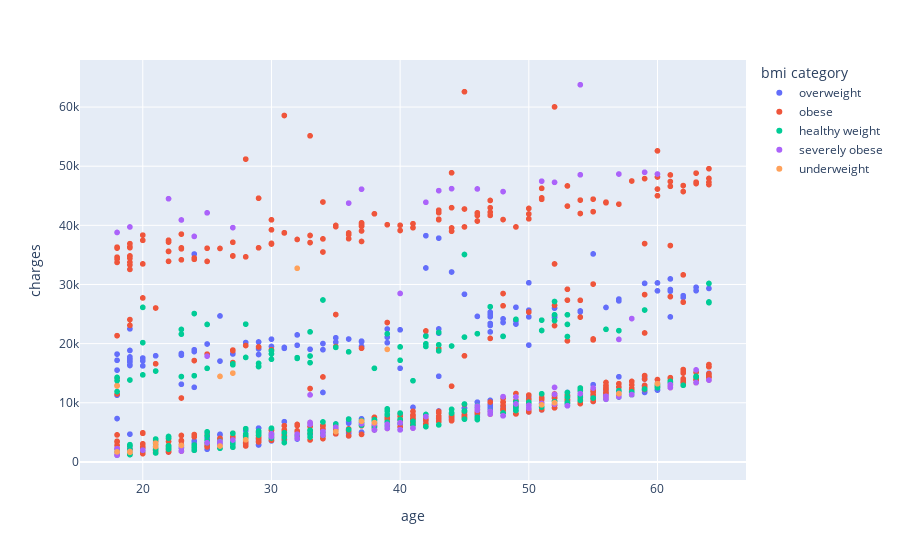

The notebook cell saved with this chart:
### Markdown cell above
Below we have a chart which I hoped would help predict

### Code cell
fig = px.scatter(df, x='age', y='charges', color='bmi category')
fig.show()

### Figure 1 — Plotly figure (JSON) as saved in the notebook; plotly's stock layout.template omitted (floating-point values rounded to 4 significant figures; data arrays with more than 128 entries replaced by an {"elided": "..."} marker saying what was removed)
{"data": [{"hovertemplate": "bmi category=overweight<br>age=%{x}<br>charges=%{y}<extra></extra>", "legendgroup": "overweight", "marker": {"color": "#636efa", "symbol": "circle"}, "mode": "markers", "name": "overweight", "showlegend": true, "type": "scattergl", "x": {"elided": "386 int values"}, "xaxis": "x", "y": {"elided": "386 float values"}, "yaxis": "y"}, {"hovertemplate": "bmi category=obese<br>age=%{x}<br>charges=%{y}<extra></extra>", "legendgroup": "obese", "marker": {"color": "#EF553B", "symbol": "circle"}, "mode": "markers", "name": "obese", "showlegend": true, "type": "scattergl", "x": {"elided": "616 int values"}, "xaxis": "x", "y": {"elided": "616 float values"}, "yaxis": "y"}, {"hovertemplate": "bmi category=healthy weight<br>age=%{x}<br>charges=%{y}<extra></extra>", "legendgroup": "healthy weight", "marker": {"color": "#00cc96", "symbol": "circle"}, "mode": "markers", "name": "healthy weight", "showlegend": true, "type": "scattergl", "x": {"elided": "225 int values"}, "xaxis": "x", "y": {"elided": "225 float values"}, "yaxis": "y"}, {"hovertemplate": "bmi category=severely obese<br>age=%{x}<br>charges=%{y}<extra></extra>", "legendgroup": "severely obese", "marker": {"color": "#ab63fa", "symbol": "circle"}, "mode": "markers", "name": "severely obese", "showlegend": true, "type": "scattergl", "x": [27, 56, 48, 58, 63, 36, 40, 58, 38, 46, 54, 46, 25, 57, 49, 46, 23, 24, 35, 47, 52, 18, 32, 63, 61, 32, 57, 64, 54, 54, 43, 25, 50, 38, 48, 30, 39, 41, 33, 33, 49, 26, 37, 44, 55, 40, 26, 50, 53, 20, 51, 18, 18, 39, 30, 18, 40, 33, 23, 37, 57, 61, 18, 60, 26, 50, 18, 51, 19, 48, 47, 22, 59, 39, 52, 23, 27, 57, 19, 32, 34, 57, 56, 42, 46, 25, 52, 34, 18, 42, 52], "xaxis": "x", "y": [39610.0, 10600.0, 11030.0, 11380.0, 13410.0, 43750.0, 6610.0, 24230.0, 5401.0, 46150.0, 48550.0, 9433.0, 42110.0, 11570.0, 10980.0, 8944.0, 1837.0, 38130.0, 5847.0, 8084.0, 12590.0, 1149.0, 4686.0, 15560.0, 12570.0, 3994.0, 48680.0, 13830.0, 63770.0, 11540.0, 45860.0, 17880.0, 9059.0, 6374.0, 45700.0, 4754.0, 6356.0, 5709.0, 11330.0, 6666.0, 9801.0, 3410.0, 6436.0, 46200.0, 12490.0, 5439.0, 3201.0, 9542.0, 9504.0, 1984.0, 9876.0, 2218.0, 1147.0, 5662.0, 4266.0, 38790.0, 28480.0, 6361.0, 2438.0, 46110.0, 11580.0, 13060.0, 1635.0, 48670.0, 2927.0, 9550.0, 2217.0, 47460.0, 1759.0, 7804.0, 8570.0, 44500.0, 48970.0, 5757.0, 9749.0, 40900.0, 3693.0, 20710.0, 39720.0, 3990.0, 5124.0, 10980.0, 11090.0, 7651.0, 8733.0, 3238.0, 47270.0, 4536.0, 1163.0, 43900.0, 11410.0], "yaxis": "y"}, {"hovertemplate": "bmi category=underweight<br>age=%{x}<br>charges=%{y}<extra></extra>", "legendgroup": "underweight", "marker": {"color": "#FFA15A", "symbol": "circle"}, "mode": "markers", "name": "underweight", "showlegend": true, "type": "scattergl", "x": [23, 32, 18, 51, 19, 18, 27, 19, 26, 21, 21, 26, 57, 37, 60, 39, 52, 35, 38, 28], "xaxis": "x", "y": [2775.0, 32730.0, 1695.0, 9644.0, 1728.0, 12830.0, 15010.0, 1621.0, 14460.0, 3167.0, 2585.0, 2681.0, 11530.0, 6878.0, 13200.0, 19020.0, 9991.0, 5117.0, 6641.0, 3733.0], "yaxis": "y"}], "layout": {"legend": {"title": {"text": "bmi category"}, "tracegroupgap": 0}, "margin": {"t": 60}, "xaxis": {"anchor": "y", "domain": [0, 1], "title": {"text": "age"}}, "yaxis": {"anchor": "x", "domain": [0, 1], "title": {"text": "charges"}}}}
